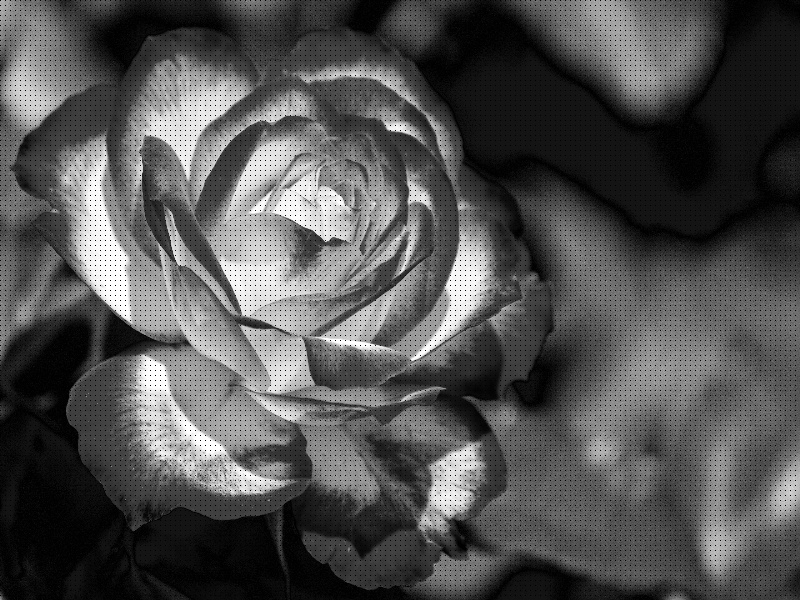
#> input picture Images/flowerPepper.jpg, 800 x 600 px, found by its file name
$ python Image_median.py
#> lines starting #> are read from the running program, lines starting #| are printed output that depends on the picture
######################## Priteh Borad ##################################
import cv2
import numpy as np
flower = cv2.imread("Images/FlowerPepper.jpg")
#> flower is the input picture: shape (600, 800, 3); min 0, max 255, mean 83
flower = cv2.resize(flower, (800,600))
flowerGray = cv2.cvtColor(flower, cv2.COLOR_BGR2GRAY)
flowerGray = cv2.convertScaleAbs(flowerGray, alpha=1.1 , beta=-20)
cv2.imshow('original',flowerGray)
S = flower.shape
#> S = (600, 800, 3)
N = np.zeros((602,802))

for i in range(S[0]):
    for j in range(S[1]):
        N[i+1,j+1]=flowerGray[i,j]
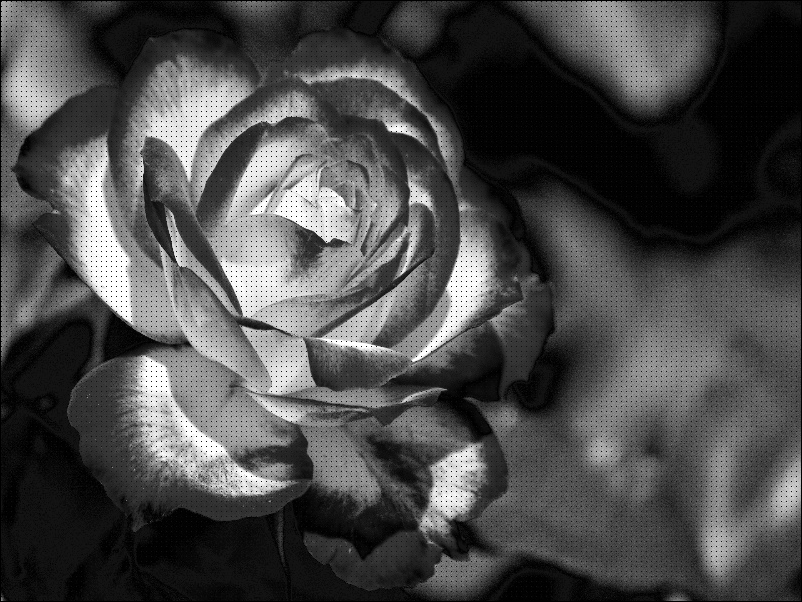
#> N: shape (602, 802) float64; min 0, max 255, mean 75.9

for i in range(S[0]):
    for j in range(S[1]):
        k = N[i:i+3,j:j+3]
        k = np.median(k)
        flowerGray[i,j]=k
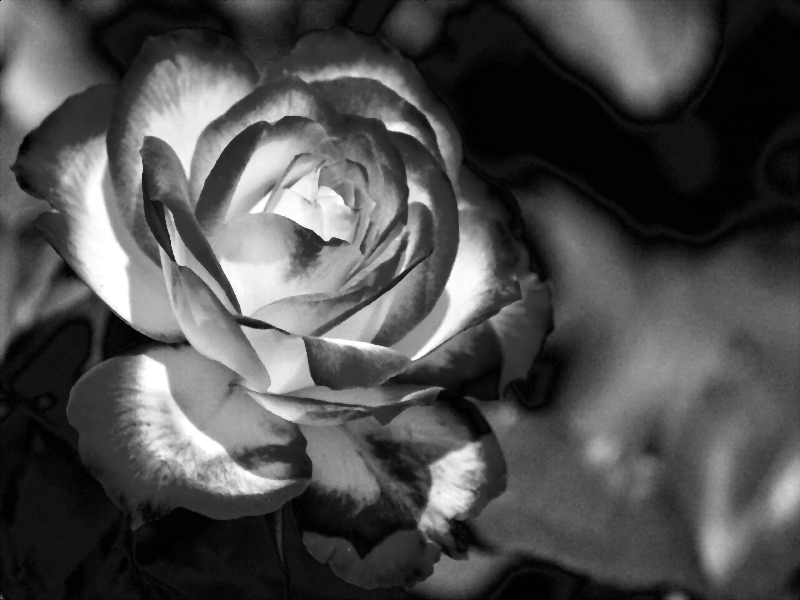
#> flowerGray: shape (600, 800); min 0, max 255, mean 78.4
print(flowerGray)
#> (printed output is left out)
cv2.imshow('median',flowerGray)
cv2.waitKey(0)
######################## Priteh Borad ##################################
